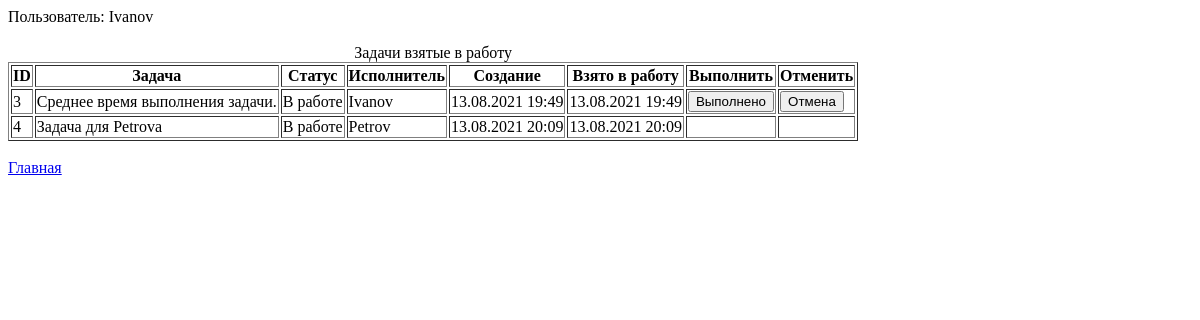
Page /work (signed in) on the earlier database version.
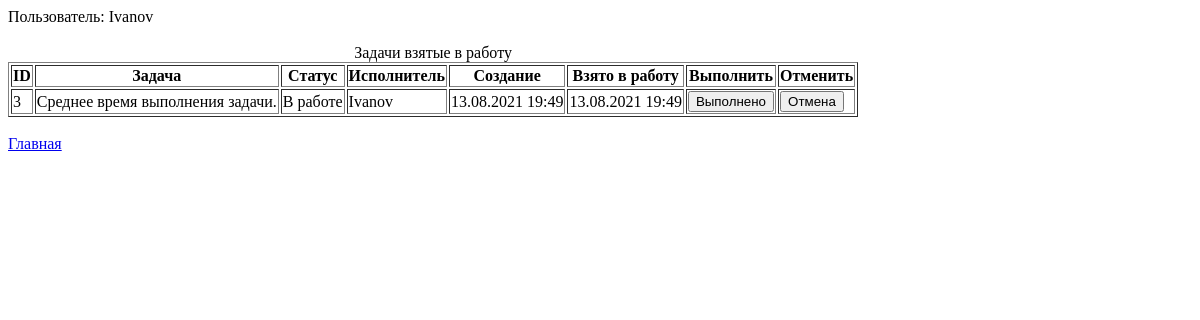
Same page on the later database version.
### tables this page shows
CREATE TABLE tasks (
	id INTEGER NOT NULL, 
	task VARCHAR, 
	status VARCHAR, 
	fio VARCHAR, 
	"create" DATETIME, 
	work DATETIME, 
	complete DATETIME, 
	PRIMARY KEY (id)
);

### tasks.py (the view)
@app.route('/work')
def work():
    if session.get('logged_in'):
        conn = engine.connect()
        s = tasks.select().where(tasks.c.status == 'В работе')
        tasks_work = conn.execute(s)
        return render_template('work.html', tasks_work = tasks_work, login = session['login'] )
    else:
        return render_template('login.html')

### templates/work.html (shortened to what this page needs)
<!DOCTYPE html>
<html lang="en">
<head>
</head>
<body>
Пользователь:  {{login}}
<br>
<br>
<table>
  <table border="1">
   <caption>Задачи взятые в работу</caption>
   <tr>
    <th>ID</th>
    <th>Задача</th>
    <th>Статус</th>
    <th>Исполнитель</th>
       <th>Создание</th>
       <th>Взято в работу</th>
       <th>Выполнить</th>
       <th>Отменить</th>
   </tr>
{% for task in tasks_work %}
<tr> <td>{{ task.id }} </td> <td> {{ task.task }} </td> <td> {{ task.status }} </td>
    <td> {{ task.fio }} </td> <td>{{ task.create.strftime('%d.%m.%Y %H:%M') }} </td> <td>{{ task.work.strftime('%d.%m.%Y %H:%M') }} </td>
<td>
     {% if login== task.fio  %}
     <form action="/in_complete" method="post">
     <button name="in_complete" type="submit" value={{ task.id }}>Выполнено</button>
    </form>
    {% endif %}
</td>
    <td>
        {% if login== task.fio  %}
     <form action="/in_cancel" method="post">
     <button name="in_cancel" type="submit" value={{ task.id }}>Отмена</button>
</form>
        {% endif %}
 </td>
</tr>
{% endfor %}
</table>
    <br>
<a href="{{ url_for('show')}}">Главная</a>
</body>
</html>

Differences in the rows shown:
no longer on this page (row edited): tasks: id "4", task "Задача для Petrova", status "В работе", fio "Petrov", create "13.08.2021 20:09", work "13.08.2021 20:09"
